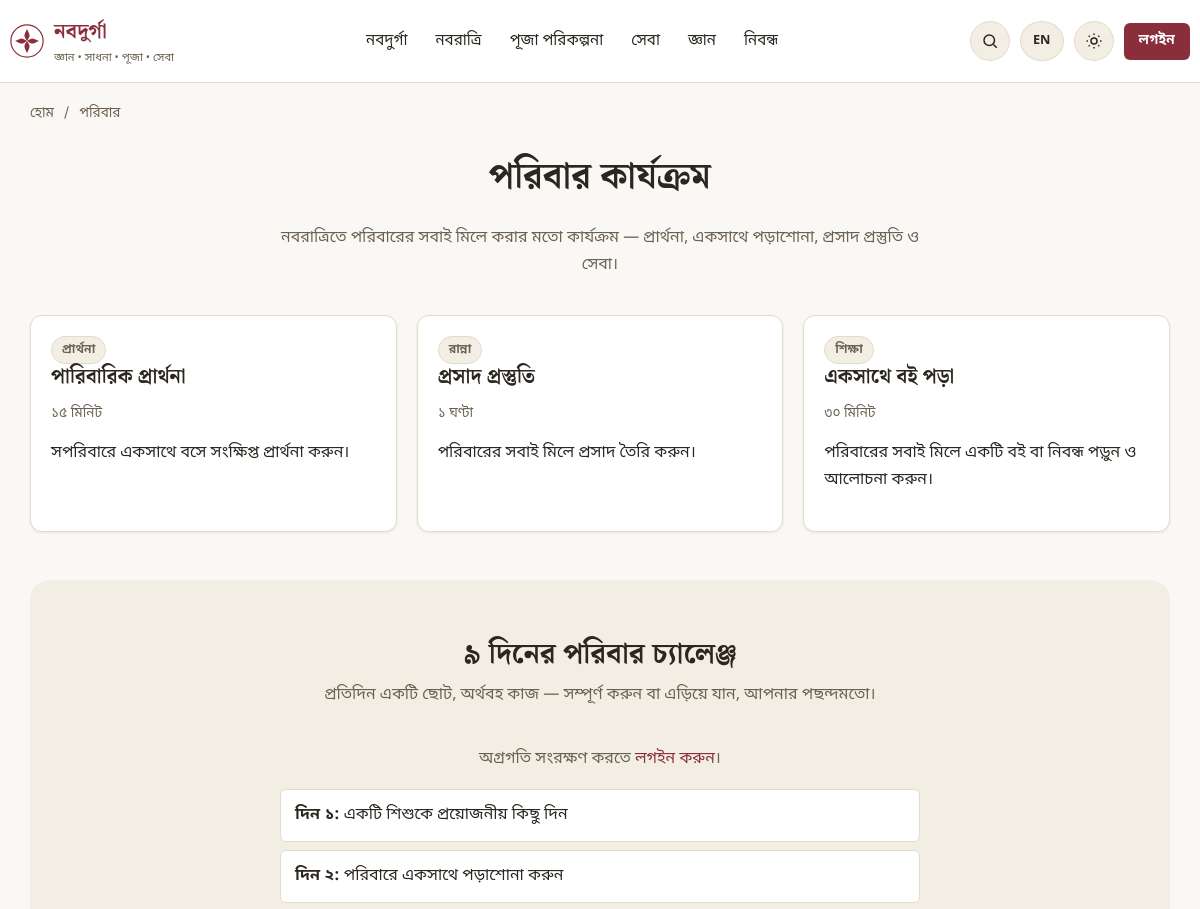
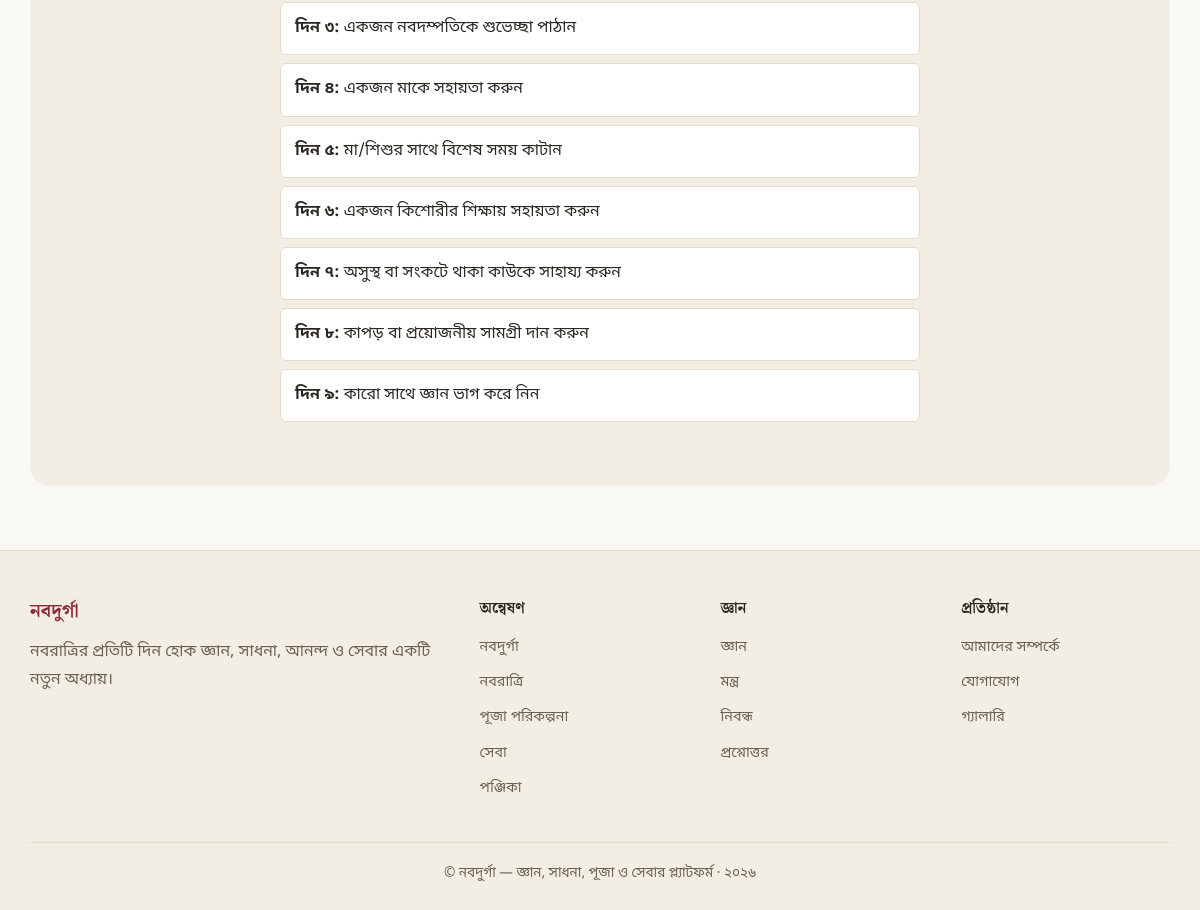
The page /family on the database its author committed (2 pictures, top to bottom).
### tables this page shows
CREATE TABLE IF NOT EXISTS family_activities (
    id INT UNSIGNED AUTO_INCREMENT PRIMARY KEY,
    title_bn VARCHAR(255) NOT NULL,
    description TEXT NULL,
    category VARCHAR(100) NULL,
    duration VARCHAR(100) NULL,
    materials TEXT NULL,
    instructions TEXT NULL,
    day_number TINYINT UNSIGNED NULL,
    image VARCHAR(255) NULL,
    status ENUM('active','inactive') NOT NULL DEFAULT 'active',
    created_at DATETIME NOT NULL DEFAULT CURRENT_TIMESTAMP,
    updated_at DATETIME NOT NULL DEFAULT CURRENT_TIMESTAMP ON UPDATE CURRENT_TIMESTAMP
);

### app/core/Controller.php (called while the page is built, shortened)
<?php
class Controller
{
    protected function view(string $view, array $data = [], ?string $layout = null): void
    {
        $viewFile = dirname(__DIR__) . '/views/' . $view . '.php';
        extract($data, EXTR_SKIP);
        require $viewFile;
    }
}

### app/controllers/FamilyController.php (called while the page is built, shortened)
<?php
class FamilyController extends Controller
{
    protected array $challengeDays = [
        1 => 'একটি শিশুকে প্রয়োজনীয় কিছু দিন',
        2 => 'পরিবারে একসাথে পড়াশোনা করুন',
        3 => 'একজন নবদম্পতিকে শুভেচ্ছা পাঠান',
        4 => 'একজন মাকে সহায়তা করুন',
        5 => 'মা/শিশুর সাথে বিশেষ সময় কাটান',
        6 => 'একজন কিশোরীর শিক্ষায় সহায়তা করুন',
        7 => 'অসুস্থ বা সংকটে থাকা কাউকে সাহায্য করুন',
        8 => 'কাপড় বা প্রয়োজনীয় সামগ্রী দান করুন',
        9 => 'কারো সাথে জ্ঞান ভাগ করে নিন',
    ];
    public function index(Request $request): void
    {
        $progress = Auth::check() ? (new FamilyChallengeRepository())->forUser(Auth::id()) : [];
        $this->view('pages/family', [
            'title' => 'পরিবার কার্যক্রম',
            'metaDescription' => 'নবরাত্রিতে পরিবারের সবাই মিলে করার মতো কার্যক্রম ও ৯ দিনের পরিবার চ্যালেঞ্জ।',
            'breadcrumbs' => [['label' => 'পরিবার']],
            'activities' => (new FamilyActivityRepository())->allActive(),
            'challengeDays' => $this->challengeDays,
            'progress' => $progress,
        ]);
    }
}

### public/index.php (called while the page is built, shortened)
<?php
$router = new \App\Core\Router();
$router->setBasePath(\App\Core\Env::get('APP_BASE_PATH', ''));
$request = new \App\Core\Request();
$router->dispatch($request);

### app/core/Repository.php (called while the page is built, shortened)
<?php
abstract class Repository
{
    protected PDO $db;
    protected string $table;
    public function __construct()
    {
        $this->db = Database::connection();
    }
    public function all(array $conditions = [], ?string $orderBy = null, ?int $limit = null): array
    {
        [$where, $params] = $this->buildWhere($conditions);
        $sql = "SELECT * FROM {$this->table} {$where}";
        if ($orderBy) {
            $sql .= " ORDER BY {$orderBy}";
        }
        $stmt = $this->db->prepare($sql);
        $stmt->execute($params);
        return $stmt->fetchAll();
    }
    protected function buildWhere(array $conditions): array
    {
        if (empty($conditions)) {
            return ['', []];
        }
        $clauses = [];
        $params = [];
        foreach ($conditions as $column => $value) {
            if (is_array($value)) {
                $in = [];
                foreach ($value as $i => $v) {
                    $key = "{$column}_{$i}";
                    $in[] = ":{$key}";
                    $params[$key] = $v;
                }
                $clauses[] = "{$column} IN (" . implode(',', $in) . ")";
            } else {
                $clauses[] = "{$column} = :{$column}";
                $params[$column] = $value;
            }
        }
        return ['WHERE ' . implode(' AND ', $clauses), $params];
    }
}

### app/core/Autoloader.php (called while the page is built, shortened)
<?php
class Autoloader
{
    protected static array $map = [
        'App\\Core\\' => 'core/',
        'App\\Controllers\\Admin\\' => 'controllers/admin/',
        'App\\Controllers\\' => 'controllers/',
        'App\\Models\\' => 'models/',
        'App\\Repositories\\' => 'repositories/',
        'App\\Services\\' => 'services/',
        'App\\Middleware\\' => 'middleware/',
        'App\\Validators\\' => 'validators/',
        'App\\Helpers\\' => 'helpers/',
    ];
    public static function register(string $appPath): void
    {
        spl_autoload_register(function (string $class) use ($appPath) {
            foreach (self::$map as $prefix => $dir) {
                if (str_starts_with($class, $prefix)) {
                    $relative = substr($class, strlen($prefix));
                    $relative = str_replace('\\', '/', $relative);
                    $file = rtrim($appPath, '/\\') . '/' . $dir . $relative . '.php';
                    if (is_file($file)) {
                        return;
                    }
                }
            }
        });
    }
}

### app/core/Env.php (called while the page is built, shortened)
<?php
class Env
{
    public static function get(string $key, $default = null)
    {
        $value = $_ENV[$key] ?? getenv($key);
        return match (strtolower((string) $value)) {
            'true', '(true)' => true,
            'false', '(false)' => false,
            'null', '(null)' => null,
            'empty', '(empty)' => '',
            default => $value,
        };
    }
}

### app/core/Database.php (called while the page is built, shortened)
<?php
class Database
{
    protected static ?PDO $instance = null;
    public static function connection(): PDO
    {
        if (self::$instance === null) {
            $host = Env::get('DB_HOST', '127.0.0.1');
            $port = Env::get('DB_PORT', '3306');
            $name = Env::get('DB_DATABASE', 'navadurga_db');
            $user = Env::get('DB_USERNAME', 'root');
            $pass = Env::get('DB_PASSWORD', '');
            $charset = Env::get('DB_CHARSET', 'utf8mb4');
            $dsn = "mysql:host={$host};port={$port};dbname={$name};charset={$charset}";
            try {
                self::$instance = new PDO($dsn, $user, $pass, [
                    PDO::ATTR_ERRMODE => PDO::ERRMODE_EXCEPTION,
                    PDO::ATTR_DEFAULT_FETCH_MODE => PDO::FETCH_ASSOC,
                    PDO::ATTR_EMULATE_PREPARES => true,
                ]);
            } catch (PDOException $e) {
                if (Env::get('APP_DEBUG', false)) {
                    throw $e;
                }
                http_response_code(500);
                require dirname(__DIR__) . '/views/errors/500.php';
                exit;
            }
        }
        return self::$instance;
    }
}

### app/repositories/FamilyActivityRepository.php (called while the page is built, shortened)
<?php
class FamilyActivityRepository extends Repository
{
    public function allActive(): array
    {
        return $this->all(['status' => 'active'], 'day_number ASC, id ASC');
    }
}

### app/helpers/functions.php (called while the page is built, shortened)
<?php
if (!function_exists('base_path')) {
    function base_path(): string
    {
        return rtrim(Env::get('APP_BASE_PATH', ''), '/');
    }
}
if (!function_exists('url')) {
    function url(string $path = ''): string
    {
        return base_path() . '/' . ltrim($path, '/');
    }
}
if (!function_exists('e')) {
    function e(?string $value): string
    {
        return htmlspecialchars($value ?? '', ENT_QUOTES, 'UTF-8');
    }
}
if (!function_exists('is_logged_in')) {
    function is_logged_in(): bool
    {
        return Auth::check();
    }
}
if (!function_exists('bn_digits')) {
    function bn_digits($number): string
    {
        $western = ['0','1','2','3','4','5','6','7','8','9'];
        $bengali = ['০','১','২','৩','৪','৫','৬','৭','৮','৯'];
        return str_replace($western, $bengali, (string) $number);
    }
}
if (!function_exists('truncate')) {
    function truncate(?string $text, int $length = 150): string
    {
        $text = trim(strip_tags($text ?? ''));
        if (mb_strlen($text) <= $length) {
            return $text;
        }
        return mb_substr($text, 0, $length) . '…';
    }
}

### app/core/Auth.php (called while the page is built, shortened)
<?php
class Auth
{
    protected static ?array $user = null;
    protected static bool $resolved = false;
    public static function check(): bool
    {
        return self::user() !== null;
    }
    public static function user(): ?array
    {
        if (self::$resolved) {
            return self::$user;
        }
        self::$resolved = true;
        $id = Session::get('user_id');
        if (!$id) {
            return null;
        }
        $repo = new UserRepository();
        $user = $repo->find($id);
        self::$user = $user;
        return $user;
    }
}

### app/core/Session.php (called while the page is built, shortened)
<?php
class Session
{
    public static function get(string $key, $default = null)
    {
        return $_SESSION[$key] ?? $default;
    }
}

### app/views/pages/family.php (the view, shortened to what this page needs)
<h1 class="text-center">পরিবার কার্যক্রম</h1>
<p class="section-subtitle">নবরাত্রিতে পরিবারের সবাই মিলে করার মতো কার্যক্রম — প্রার্থনা, একসাথে পড়াশোনা, প্রসাদ প্রস্তুতি ও সেবা।</p>
<?php if (!empty($activities)): ?>
<div class="grid grid-3" style="margin-bottom:48px;">
    <?php foreach ($activities as $a): ?>
        <div class="card activity-card">
            <div class="card-body">
                <?php if ($a['category']): ?><span class="tag"><?= e($a['category']) ?></span><?php endif; ?>
                <h3><?= e($a['title_bn']) ?></h3>
                <p class="text-muted" style="font-size:0.85rem;"><?= e($a['duration']) ?></p>
                <p><?= e(truncate($a['description'], 120)) ?></p>
            </div>
        </div>
    <?php endforeach; ?>
</div>
<?php endif; ?>
<section class="section" style="background:var(--color-surface-alt);border-radius:var(--radius-lg);">
    <h2 class="section-title text-center">৯ দিনের পরিবার চ্যালেঞ্জ</h2>
    <p class="section-subtitle">প্রতিদিন একটি ছোট, অর্থবহ কাজ — সম্পূর্ণ করুন বা এড়িয়ে যান, আপনার পছন্দমতো।</p>
    <?php if (!is_logged_in()): ?>
        <p class="text-center text-muted">অগ্রগতি সংরক্ষণ করতে <a href="<?= url('/login') ?>">লগইন করুন</a>।</p>
    <?php endif; ?>
    <ul class="checklist" style="max-width:640px;margin:0 auto;">
        <?php foreach ($challengeDays as $day => $task):
            $status = $progress[$day]['status'] ?? 'pending';
        ?>
            <li class="checklist-item <?= $status === 'completed' ? 'completed' : '' ?>">
                <span style="flex:1;"><strong>দিন <?= bn_digits($day) ?>:</strong> <?= e($task) ?></span>
            </li>
        <?php endforeach; ?>
    </ul>
</section>

### app/core/Router.php (shortened to what this page needs)
<?php
class Router
{
    protected array $routes = [];
    protected string $basePath = '';
    public function setBasePath(string $path): void
    {
        $this->basePath = rtrim($path, '/');
    }
    protected function add(string $method, string $uri, $handler, array $middleware): void
    {
        $this->routes[] = [
            'method' => $method,
            'uri' => '/' . trim($uri, '/'),
            'handler' => $handler,
            'middleware' => $middleware,
        ];
    }
    public function dispatch(Request $request): void
    {
        $method = $request->method();
        $uri = $request->uriPath($this->basePath);
        foreach ($this->routes as $route) {
            if ($route['method'] !== $method) {
                continue;
            }
            $pattern = $this->compile($route['uri']);
            if (preg_match($pattern, $uri, $matches)) {
                $params = array_filter($matches, 'is_string', ARRAY_FILTER_USE_KEY);
                $this->call($route['handler'], $request, $params);
                return;
            }
        }
    }
    protected function compile(string $uri): string
    {
        $pattern = preg_replace('#\{([a-zA-Z_][a-zA-Z0-9_]*)\}#', '(?P<$1>[^/]+)', $uri);
        return '#^' . $pattern . '$#u';
    }
    protected function call($handler, Request $request, array $params): void
    {
        [$class, $method] = $handler;
        $controller = new $class();
        call_user_func_array([$controller, $method], array_merge([$request], array_values($params)));
    }
}

### public/assets/css/app.css (style rules this page uses)
:root { --color-bg: #FAF8F4; --color-surface: #FFFFFF; --color-surface-alt: #F3EEE4; --color-border: #E4DCC9; --color-text: #2B2620; --color-text-muted: #6B6152; --color-primary: #8B2E3C; --color-primary-dark: #6E1F2B; --color-primary-soft: #F4E4E6; --color-accent: #B8842E; --color-accent-soft: #F6ECD9; --color-success: #2F6D4F; --color-success-soft: #E4F1EA; --color-danger: #B3261E; --color-danger-soft: #FBE7E5; --color-info: #2E5D8B; --color-info-soft: #E4EDF6; --shadow-sm: 0 1px 3px rgba(43, 38, 32, 0.08); --shadow-md: 0 4px 16px rgba(43, 38, 32, 0.10); --radius-sm: 6px; --radius-md: 12px; --radius-lg: 20px; --font-body: 'Noto Sans Bengali', 'Nirmala UI', 'Vrinda', 'Noto Sans', system-ui, sans-serif; --font-heading: 'Noto Serif Bengali', 'Nirmala UI', 'Vrinda', 'Noto Serif', Georgia, serif; --container-width: 1180px; }
* { box-sizing: border-box; }
html { scroll-behavior: smooth; }
body { margin: 0; font-family: var(--font-body); background: var(--color-bg); color: var(--color-text); line-height: 1.7; font-size: 16px; -webkit-font-smoothing: antialiased; }
h1, h2, h3, h4 { font-family: var(--font-heading); font-weight: 700; line-height: 1.35; margin: 0 0 0.6em; color: var(--color-text); }
h1 { font-size: clamp(1.9rem, 3vw, 2.6rem); }
h2 { font-size: clamp(1.5rem, 2.4vw, 2rem); }
h3 { font-size: 1.25rem; }
p { margin: 0 0 1em; color: var(--color-text); }
a { color: var(--color-primary); text-decoration: none; }
.section { padding: 56px 0; }
.section-title { text-align: center; margin-bottom: 8px; }
.section-subtitle { text-align: center; color: var(--color-text-muted); max-width: 640px; margin: 0 auto 36px; }
.card { background: var(--color-surface); border: 1px solid var(--color-border); border-radius: var(--radius-md); box-shadow: var(--shadow-sm); overflow: hidden; }
.card-body { padding: 20px; }
.grid { display: grid; gap: 20px; }
.grid-3 { grid-template-columns: repeat(3, 1fr); }
.seva-card, .activity-card, .article-card, .mantra-card, .day-card { display: flex; flex-direction: column; height: 100%; }
.tag { display: inline-block; font-size: 0.75rem; font-weight: 600; padding: 3px 10px; border-radius: 999px; background: var(--color-surface-alt); color: var(--color-text-muted); border: 1px solid var(--color-border); }
.checklist { list-style: none; margin: 0; padding: 0; }
.checklist-item { display: flex; align-items: center; gap: 12px; padding: 12px 14px; border: 1px solid var(--color-border); border-radius: var(--radius-sm); margin-bottom: 8px; background: var(--color-surface); cursor: pointer; }
.text-center { text-align: center; }
.text-muted { color: var(--color-text-muted); }

### rows shown on the page
family_activities: category "প্রার্থনা", title_bn "পারিবারিক প্রার্থনা", duration "১৫ মিনিট", description "সপরিবারে একসাথে বসে সংক্ষিপ্ত প্রার্থনা করুন।"
family_activities: category "রান্না", title_bn "প্রসাদ প্রস্তুতি", duration "১ ঘণ্টা", description "পরিবারের সবাই মিলে প্রসাদ তৈরি করুন।"
family_activities: category "শিক্ষা", title_bn "একসাথে বই পড়া", duration "৩০ মিনিট", description "পরিবারের সবাই মিলে একটি বই বা নিবন্ধ পড়ুন ও আলোচনা করুন।"

### other values the page prints
setting('site_name', 'নবদুর্গা') "নবদুর্গা"
setting('site_subtitle', 'জ্ঞান • সাধনা • পূজা • সেবা') "জ্ঞান • সাধনা • পূজা • সেবা"
t('nav.navadurga') "নবদুর্গা"
t('nav.navaratri') "নবরাত্রি"
t('nav.puja_planning') "পূজা পরিকল্পনা"
t('nav.seva') "সেবা"
t('nav.learning') "জ্ঞান"
t('nav.articles') "নিবন্ধ"
t('nav.login') "লগইন"
$crumb['label'] "পরিবার"
bn_digits($day) "১"
$task "একটি শিশুকে প্রয়োজনীয় কিছু দিন"
bn_digits($day) "২"
$task "পরিবারে একসাথে পড়াশোনা করুন"
bn_digits($day) "৩"
